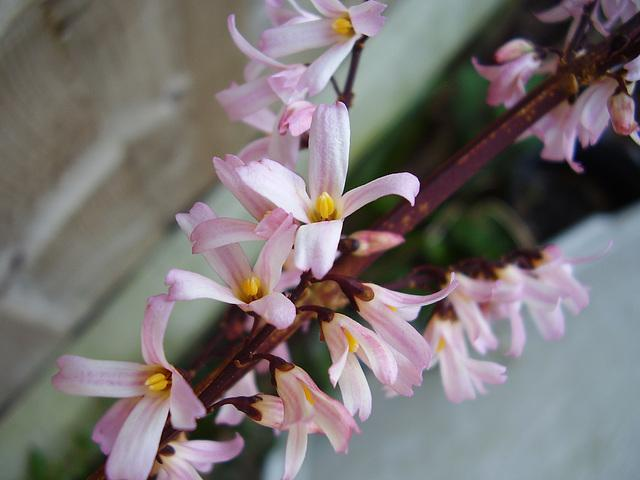
#> input picture python-code/opengl-learning/resources/images/f2.jpg, 640 x 480 px, found by its file name
$ jupyter execute '2.52图像K均值聚类.ipynb'   (shell and % lines are left out)
#> lines starting #> are read from the running program, lines starting #| are printed output that depends on the picture
# 图像K均值聚类

[cell 1]
#coding:utf-8
import numpy as np
import cv2
import matplotlib.pyplot as plt
import pandas as pd
from pandas import DataFrame
from scipy.ndimage.filters import convolve
from skimage.util import view_as_windows as viewW

[cell 2]
src = cv2.cvtColor(cv2.imread('../datas/f2.jpg'),cv2.COLOR_BGR2RGB)

[cell 3]
def rgb2gray(rgb):
    return np.dot(rgb[..., :3], [0.299, 0.587, 0.114]).astype(np.uint8)

def kmean_cluster(src,k):
#> called with k = 6
    rows,cols = src.shape[0],src.shape[1]
#> rows = 480; cols = 640
    dst = np.zeros(src.shape,dtype=np.float64)
    rgb = np.float64(src)
    # 灰度图像信息储存
    imageData = np.reshape(np.float64(rgb2gray(src)).copy(),(rows*cols,))
#> in rgb2gray, `return np.dot(rgb[..., :3], [0.299, 0.587, 0.114]).astype(np.uint8)`:
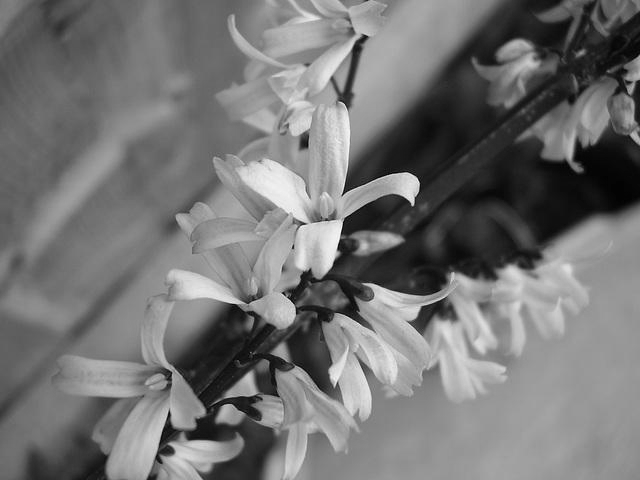
#> returned value: shape (480, 640); min 1, max 251, mean 115.6
    # 定义聚类均值存储变量(存储每一个聚类的均值)
    meanCluster = np.zeros((k,),dtype=np.float64)
    # 定义聚类标记变量(标记当前像素属于哪一类)
    markCluster = np.zeros((rows * cols,),dtype=np.int32)
    # 定义聚类像素和存储变量(存储每一类像素值之和)
    sumCluster = np.zeros((k,),dtype=np.float64)
    # 定义聚类像素统计变量(存储每一类像素的数目)
    countCluster = np.zeros((k,),dtype=np.int32)
    # 定义聚类RGB分量存储变量(存储每一类的RGB三分量大小)
    sumR = np.zeros_like(sumCluster)
    sumG = np.zeros_like(sumCluster)
    sumB = np.zeros_like(sumCluster)
    mJduge = np.zeros_like(sumCluster)

    temp_v = 0.0
    count = 0

    s = True
    while s:
        sum_val = 0.0
#         s = False
        # 初始化聚类均值
        for i in range(k):
            meanCluster[i] = i * 255.0 / (k - 1)
        markCluster = np.reshape(markCluster,(rows * cols,))
        # 计算类归属
        for i in range(rows * cols - 1):
            temp_v = np.abs(imageData[i] - meanCluster[0])
            count = 0
            for j in range(k):
                t = np.abs(imageData[i] - meanCluster[j])
                if temp_v > t:
                    temp_v = t
                    count = j
            countCluster[count] += 1
            sumCluster[count] += imageData[i]
            markCluster[i] = count
        #更新聚类均值
        for i in range(k):
            meanCluster[i] = sumCluster[i] / countCluster[i]
            sum_val += meanCluster[i] - mJduge[i]
            mJduge[i] = meanCluster[i]

        if sum_val == 0:
            s = False

        # 计算聚类RGB分量
        markCluster = np.reshape(markCluster,(rows,cols))
        for i in range(rows):
            for j in range(cols):
                idx = markCluster[i,j]
                sumR[markCluster[i,j]] += rgb[i,j,0]
                sumG[markCluster[i,j]] += rgb[i,j,1]
                sumB[markCluster[i,j]] += rgb[i,j,2]

        for i in range(rows):
            for j in range(cols):
                dst[i,j,0] = sumR[markCluster[i,j]] / countCluster[markCluster[i,j]]
                dst[i,j,1] = sumG[markCluster[i,j]] / countCluster[markCluster[i,j]]
                dst[i,j,2] = sumB[markCluster[i,j]] / countCluster[markCluster[i,j]]
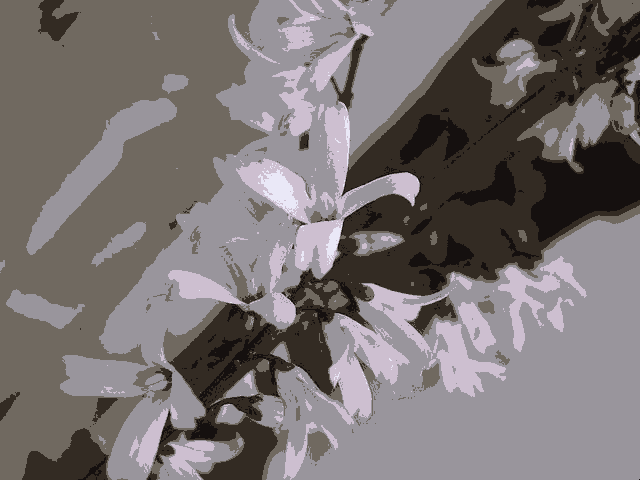
#> dst: shape (480, 640, 3) float64; mean R, G, B 120.8, 114.2, 114.3
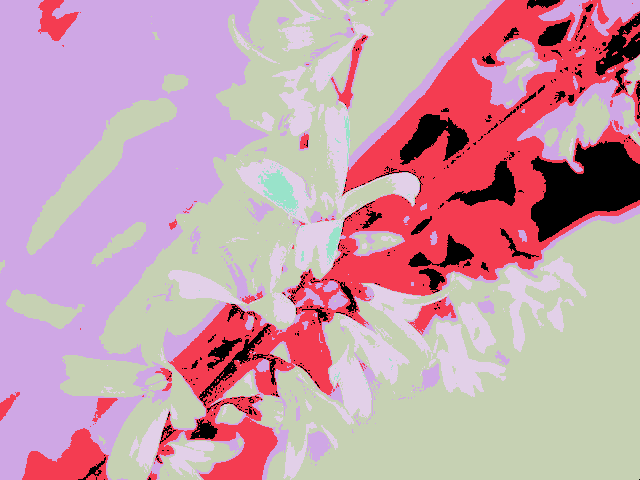
#> markCluster: shape (480, 640) int32; 6 distinct labels, from 0 to 5; one colour per label, 0 black
#> after the loop, countCluster = [33616, 110146, 179732, 237622, 50492, 2790]; mJduge = [17.38, 44.27, 106.2, 151.1, 196.9, 234.2]; meanCluster = [17.38, 44.27, 106.2, 151.1, 196.9, 234.2]; sumB = [514020, 3923682, 17414570, 37184196, 10504692, 689902]; sumCluster = [584354, 4876224, 19082520, 35916104, 9940826, 653302]; sumG = [554374, 4751424, 18960856, 35573562, 9647856, 648482]; sumR = [724756, 5669400, 20276856, 36511568, 10384336, 653868]
    return cv2.convertScaleAbs(dst)
#> returned value: shape (480, 640, 3)

[cell 4]
dst = kmean_cluster(src,6)

[cell 5]
plt.subplot(121)
plt.imshow(src)
plt.title('SRC')
plt.subplot(122)
plt.imshow(dst)
plt.title('KMean Cluster:6')
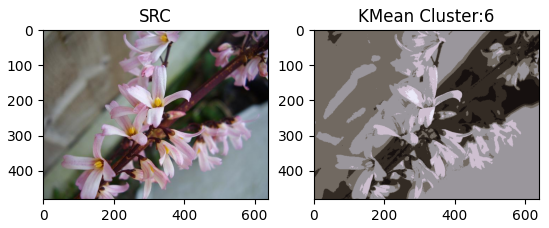
#> figure drawn by matplotlib, 2 panels

$ run again, with python-code/opengl-learning/resources/images/f3.jpg copied over python-code/opengl-learning/resources/images/f2.jpg
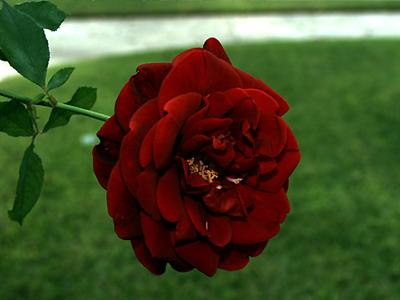
#> input picture python-code/opengl-learning/resources/images/f3.jpg, 400 x 300 px, found by its file name
#> after the loop in kmean_cluster, `while s:`:
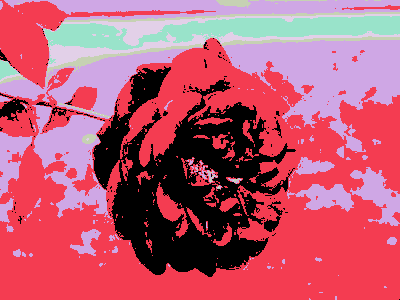
#> markCluster: shape (300, 400) int32; 6 distinct labels, from 0 to 5; one colour per label, 0 black
#> after the loop in kmean_cluster, `while s:`: countCluster = [41790, 118754, 54844, 5138, 7100, 12372]; mJduge = [15.72, 54.08, 90.07, 149.5, 208.9, 243.5]; sumB = [82820, 2490756, 2473746, 582376, 1357716, 2902238]; sumCluster = [657038, 6422630, 4939746, 768356, 1483190, 3012508]; sumG = [163016, 7195110, 6001624, 849028, 1558546, 3102844]; sumR = [1915446, 6586624, 3888134, 689706, 1394468, 2895766]
#> in kmean_cluster, `return cv2.convertScaleAbs(dst)`:
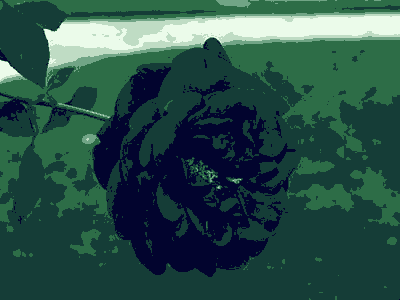
#> returned value: shape (300, 400, 3); mean of channels 0, 1, 2 72.2, 78.8, 41.2; drawn as B, G, R
